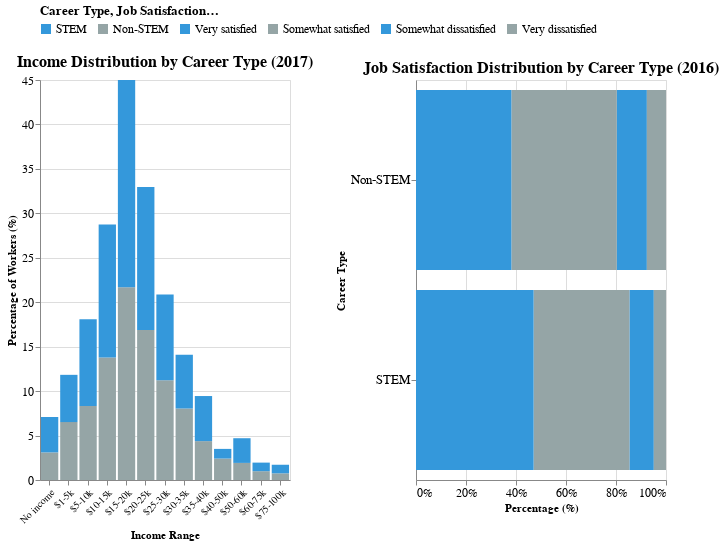

The cell this chart's notebook holds for it:
### Code cell
selection = alt.selection_point(fields = ["stem_job"], empty = True)

income_data = df[df["income_numeric"].notna() & df["stem_job"].notna() & (df["income_numeric"] > 0)]
income_summary = income_data.groupby(["stem_job", "income_label", "income_numeric"]).size().reset_index(name = "count")
income_totals = income_data.groupby("stem_job").size().reset_index(name = "total")
income_summary = income_summary.merge(income_totals, on = "stem_job")
income_summary["percentage"] = (income_summary["count"] / income_summary["total"]) * 100

income_order = ["No income", "$1-5k", "$5-10k", "$10-15k", "$15-20k", "$20-25k", 
                "$25-30k", "$30-35k", "$35-40k", "$40-50k", "$50-60k", 
                "$60-75k", "$75-100k", "$100k+"]

income_chart = alt.Chart(income_summary).mark_bar().encode(
    x = alt.X("income_label:N",
           title = "Income Range",
           axis = alt.Axis(labelAngle = -45, labelFontSize = 10),
           sort = income_order),
    y = alt.Y("percentage:Q",
           title = "Percentage of Workers (%)",
           axis = alt.Axis(labelFontSize = 12)),
    color = alt.Color("stem_job:N",
                   title = "Career Type",
                   scale = alt.Scale(domain = ["STEM", "Non-STEM"], 
                                 range = ["#3498db", "#95a5a6"]),
                   legend = alt.Legend(titleFontSize = 13, labelFontSize = 12, orient = "top")),
    opacity = alt.condition(selection, alt.value(1.0), alt.value(0.3)),
    tooltip = [
        alt.Tooltip("stem_job:N", title = "Career Type"),
        alt.Tooltip("income_label:N", title = "Income Range"),
        alt.Tooltip("percentage:Q", title = "Percentage", format = ".1f"),
        alt.Tooltip("count:Q", title = "Count")
    ]
).add_params(selection).properties(
    width = 700,
    height = 400,
    title = {
        "text": ["Income Distribution by Career Type (2017)"],
        "fontSize": 16,
        "fontWeight": "bold"
    }
)

job_sat_data = df[df["job_satisfaction"].notna() & df["stem_job"].notna()]
sat_summary = job_sat_data.groupby(["stem_job", "job_satisfaction"]).size().reset_index(name = "count")
sat_totals = job_sat_data.groupby("stem_job").size().reset_index(name = "total")
sat_summary = sat_summary.merge(sat_totals, on = "stem_job")
sat_summary["percentage"] = (sat_summary["count"] / sat_summary["total"]) * 100

job_sat_chart = alt.Chart(sat_summary).mark_bar().encode(
    y = alt.Y("stem_job:N", 
           title = "Career Type",
           axis = alt.Axis(labelFontSize = 13)),
    x = alt.X("percentage:Q", 
           title = "Percentage (%)",
           stack = "normalize",
           axis = alt.Axis(format = ".0%", labelFontSize = 12)),
    color = alt.Color("job_satisfaction:N",
                   title = "Job Satisfaction Level",
                   scale = alt.Scale(
                       domain = ["Very satisfied", "Somewhat satisfied",
                             "Somewhat dissatisfied", "Very dissatisfied"],
                       range = ["#2ecc71", "#3498db", "#f39c12", "#e74c3c"]
                   ),
                   legend = alt.Legend(titleFontSize = 13, labelFontSize = 11, orient = "top")),
    opacity = alt.condition(selection, alt.value(1.0), alt.value(0.3)),
    tooltip = [
        alt.Tooltip("stem_job:N", title = "Career Type"),
        alt.Tooltip("job_satisfaction:N", title = "Satisfaction Level"),
        alt.Tooltip("percentage:Q", title = "Percentage", format = ".1f"),
        alt.Tooltip("count:Q", title = "Count")
    ]
).properties(
    width = 700,
    height = 400,
    title = {"text": "Job Satisfaction Distribution by Career Type (2016)", "fontSize": 16, "fontWeight": "bold"}
)

viz3 = (income_chart.properties(width = 250) | job_sat_chart.properties(width = 250))
viz3

### Figure 1 — Vega-Lite specification as saved in the notebook (floating-point values rounded to 4 significant figures)
{"config": {"view": {"continuousWidth": 300, "continuousHeight": 300}}, "hconcat": [{"data": {"name": "data-e5dff5605abf4666dd3b11589f227355"}, "mark": {"type": "bar"}, "encoding": {"color": {"field": "stem_job", "legend": {"labelFontSize": 12, "orient": "top", "titleFontSize": 13}, "scale": {"domain": ["STEM", "Non-STEM"], "range": ["#3498db", "#95a5a6"]}, "title": "Career Type", "type": "nominal"}, "opacity": {"condition": {"param": "param_3", "value": 1.0, "empty": true}, "value": 0.3}, "tooltip": [{"field": "stem_job", "title": "Career Type", "type": "nominal"}, {"field": "income_label", "title": "Income Range", "type": "nominal"}, {"field": "percentage", "format": ".1f", "title": "Percentage", "type": "quantitative"}, {"field": "count", "title": "Count", "type": "quantitative"}], "x": {"axis": {"labelAngle": -45, "labelFontSize": 10}, "field": "income_label", "sort": ["No income", "$1-5k", "$5-10k", "$10-15k", "$15-20k", "$20-25k", "$25-30k", "$30-35k", "$35-40k", "$40-50k", "$50-60k", "$60-75k", "$75-100k", "$100k+"], "title": "Income Range", "type": "nominal"}, "y": {"axis": {"labelFontSize": 12}, "field": "percentage", "title": "Percentage of Workers (%)", "type": "quantitative"}}, "height": 400, "name": "view_3", "title": {"text": ["Income Distribution by Career Type (2017)"], "fontSize": 16, "fontWeight": "bold"}, "width": 250}, {"data": {"name": "data-c5c0ab7f979d1b1e73afa8e4acf491c3"}, "mark": {"type": "bar"}, "encoding": {"color": {"field": "job_satisfaction", "legend": {"labelFontSize": 11, "orient": "top", "titleFontSize": 13}, "scale": {"domain": ["Very satisfied", "Somewhat satisfied", "Somewhat dissatisfied", "Very dissatisfied"], "range": ["#2ecc71", "#3498db", "#f39c12", "#e74c3c"]}, "title": "Job Satisfaction Level", "type": "nominal"}, "opacity": {"condition": {"param": "param_3", "value": 1.0, "empty": true}, "value": 0.3}, "tooltip": [{"field": "stem_job", "title": "Career Type", "type": "nominal"}, {"field": "job_satisfaction", "title": "Satisfaction Level", "type": "nominal"}, {"field": "percentage", "format": ".1f", "title": "Percentage", "type": "quantitative"}, {"field": "count", "title": "Count", "type": "quantitative"}], "x": {"axis": {"format": ".0%", "labelFontSize": 12}, "field": "percentage", "stack": "normalize", "title": "Percentage (%)", "type": "quantitative"}, "y": {"axis": {"labelFontSize": 13}, "field": "stem_job", "title": "Career Type", "type": "nominal"}}, "height": 400, "title": {"text": "Job Satisfaction Distribution by Career Type (2016)", "fontSize": 16, "fontWeight": "bold"}, "width": 250}], "params": [{"name": "param_3", "select": {"type": "point", "fields": ["stem_job"]}, "views": ["view_3"]}], "$schema": "https://vega.github.io/schema/vega-lite/v5.20.1.json", "datasets": {"data-e5dff5605abf4666dd3b11589f227355": [{"stem_job": "Non-STEM", "income_label": "$1-5k", "income_numeric": 2.0, "count": 678, "total": 10404, "percentage": 6.517}, {"stem_job": "Non-STEM", "income_label": "$10-15k", "income_numeric": 4.0, "count": 1433, "total": 10404, "percentage": 13.77}, {"stem_job": "Non-STEM", "income_label": "$15-20k", "income_numeric": 5.0, "count": 2256, "total": 10404, "percentage": 21.68}, {"stem_job": "Non-STEM", "income_label": "$20-25k", "income_numeric": 6.0, "count": 1757, "total": 10404, "percentage": 16.89}, {"stem_job": "Non-STEM", "income_label": "$25-30k", "income_numeric": 7.0, "count": 1167, "total": 10404, "percentage": 11.22}, {"stem_job": "Non-STEM", "income_label": "$30-35k", "income_numeric": 8.0, "count": 838, "total": 10404, "percentage": 8.055}, {"stem_job": "Non-STEM", "income_label": "$35-40k", "income_numeric": 9.0, "count": 455, "total": 10404, "percentage": 4.373}, {"stem_job": "Non-STEM", "income_label": "$40-50k", "income_numeric": 10.0, "count": 251, "total": 10404, "percentage": 2.413}, {"stem_job": "Non-STEM", "income_label": "$5-10k", "income_numeric": 3.0, "count": 865, "total": 10404, "percentage": 8.314}, {"stem_job": "Non-STEM", "income_label": "$50-60k", "income_numeric": 11.0, "count": 200, "total": 10404, "percentage": 1.922}, {"stem_job": "Non-STEM", "income_label": "$60-75k", "income_numeric": 12.0, "count": 103, "total": 10404, "percentage": 0.99}, {"stem_job": "Non-STEM", "income_label": "$75-100k", "income_numeric": 13.0, "count": 78, "total": 10404, "percentage": 0.7497}, {"stem_job": "Non-STEM", "income_label": "No income", "income_numeric": 1.0, "count": 323, "total": 10404, "percentage": 3.105}, {"stem_job": "STEM", "income_label": "$1-5k", "income_numeric": 2.0, "count": 44, "total": 828, "percentage": 5.314}, {"stem_job": "STEM", "income_label": "$10-15k", "income_numeric": 4.0, "count": 124, "total": 828, "percentage": 14.98}, {"stem_job": "STEM", "income_label": "$15-20k", "income_numeric": 5.0, "count": 193, "total": 828, "percentage": 23.31}, {"stem_job": "STEM", "income_label": "$20-25k", "income_numeric": 6.0, "count": 133, "total": 828, "percentage": 16.06}, {"stem_job": "STEM", "income_label": "$25-30k", "income_numeric": 7.0, "count": 80, "total": 828, "percentage": 9.662}, {"stem_job": "STEM", "income_label": "$30-35k", "income_numeric": 8.0, "count": 50, "total": 828, "percentage": 6.039}, {"stem_job": "STEM", "income_label": "$35-40k", "income_numeric": 9.0, "count": 42, "total": 828, "percentage": 5.072}, {"stem_job": "STEM", "income_label": "$40-50k", "income_numeric": 10.0, "count": 9, "total": 828, "percentage": 1.087}, {"stem_job": "STEM", "income_label": "$5-10k", "income_numeric": 3.0, "count": 81, "total": 828, "percentage": 9.783}, {"stem_job": "STEM", "income_label": "$50-60k", "income_numeric": 11.0, "count": 23, "total": 828, "percentage": 2.778}, {"stem_job": "STEM", "income_label": "$60-75k", "income_numeric": 12.0, "count": 8, "total": 828, "percentage": 0.9662}, {"stem_job": "STEM", "income_label": "$75-100k", "income_numeric": 13.0, "count": 8, "total": 828, "percentage": 0.9662}, {"stem_job": "STEM", "income_label": "No income", "income_numeric": 1.0, "count": 33, "total": 828, "percentage": 3.986}], "data-c5c0ab7f979d1b1e73afa8e4acf491c3": [{"stem_job": "Non-STEM", "job_satisfaction": "Somewhat dissatisfied", "count": 574, "total": 4755, "percentage": 12.07}, {"stem_job": "Non-STEM", "job_satisfaction": "Somewhat satisfied", "count": 2003, "total": 4755, "percentage": 42.12}, {"stem_job": "Non-STEM", "job_satisfaction": "Very dissatisfied", "count": 364, "total": 4755, "percentage": 7.655}, {"stem_job": "Non-STEM", "job_satisfaction": "Very satisfied", "count": 1814, "total": 4755, "percentage": 38.15}, {"stem_job": "STEM", "job_satisfaction": "Somewhat dissatisfied", "count": 28, "total": 287, "percentage": 9.756}, {"stem_job": "STEM", "job_satisfaction": "Somewhat satisfied", "count": 110, "total": 287, "percentage": 38.33}, {"stem_job": "STEM", "job_satisfaction": "Very dissatisfied", "count": 14, "total": 287, "percentage": 4.878}, {"stem_job": "STEM", "job_satisfaction": "Very satisfied", "count": 135, "total": 287, "percentage": 47.04}]}}
